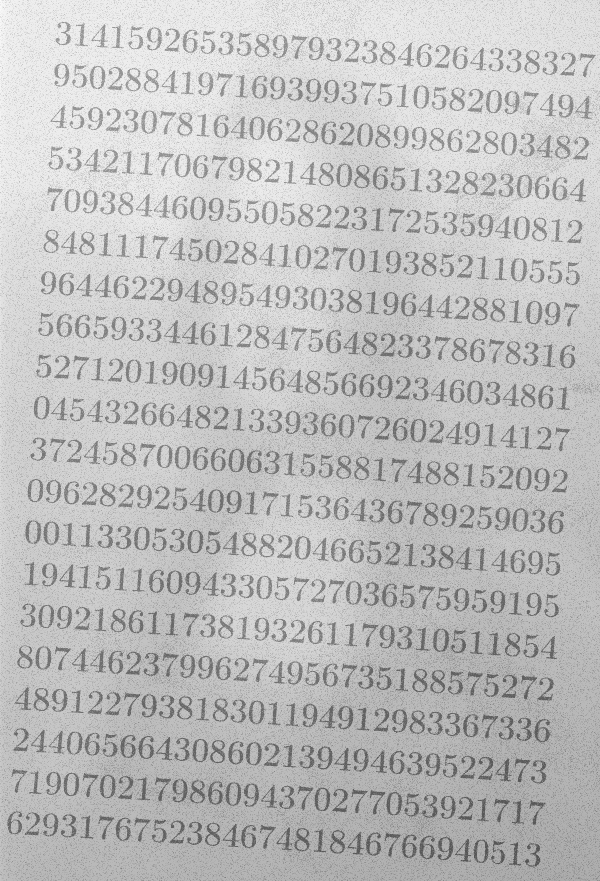
%> input picture flou_test.png, 600 x 881 px, given in place of circles.png, which was not available
$ octave exo2.m   (GNU Octave 9; MATLAB toolbox functions it lacks are replaced by stand-ins)
%> lines starting %> are read from the running program, lines starting %| are printed output that depends on the picture; in (x1, y1, x2, y2) boxes, pixels count from 0 and x2, y2 are one past the last pixel; in counts of white or black regions, pixels touching at a corner belong together; the program's own positions count from 1; pictures that were not available may be replaced by others from this repository, and a replacement may not be noted
I=imread("circles.png");
%> I is the input picture: size 881x600 uint8; min 85, max 251, mean 190.6
subplot(231);
imshow(I), title('Original')

se = strel('square', 3);
I1 = imdilate(I, se);

se = strel('square', 3);
I2 = imerode(I, se);

subplot(232);
imshow(I1 - I2), title('Square 3')

se = strel('square', 7);
I1 = imdilate(I, se);

se = strel('square', 7);
I2 = imerode(I, se);

subplot(233);
imshow(I1 - I2), title('Square 7')


se = strel('diamond', 1);
I1 = imdilate(I, se);

se = strel('diamond', 1);
I2 = imerode(I, se);

subplot(234);
imshow(I1 - I2), title('Diamond 1')

se = strel('diamond', 5);
I1 = imdilate(I, se);

se = strel('diamond', 5);
I2 = imerode(I, se);
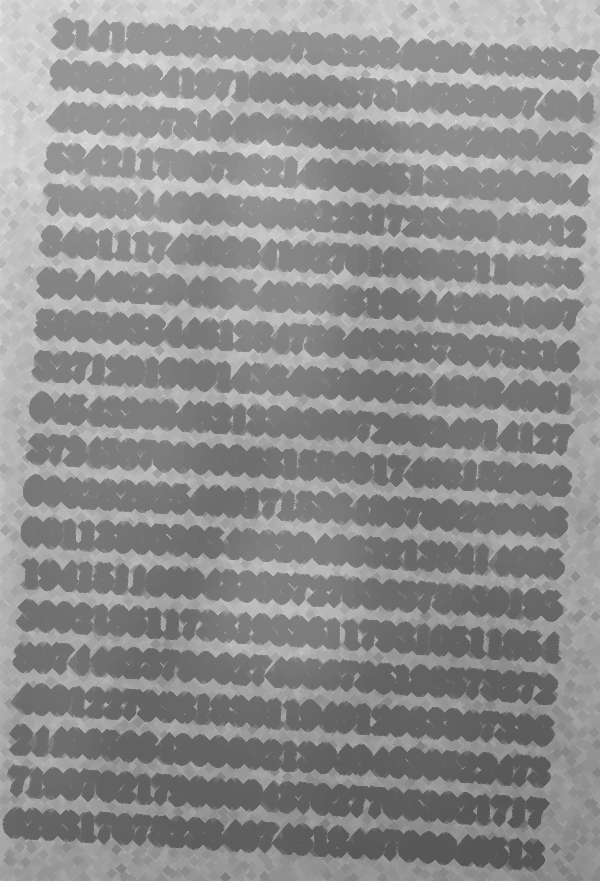
%> I2: size 881x600 uint8; min 85, max 232, mean 142.6

subplot(235);
imshow(I1 - I2), title('Diamond 5')
%> after `imshow(I1 - I2)`:
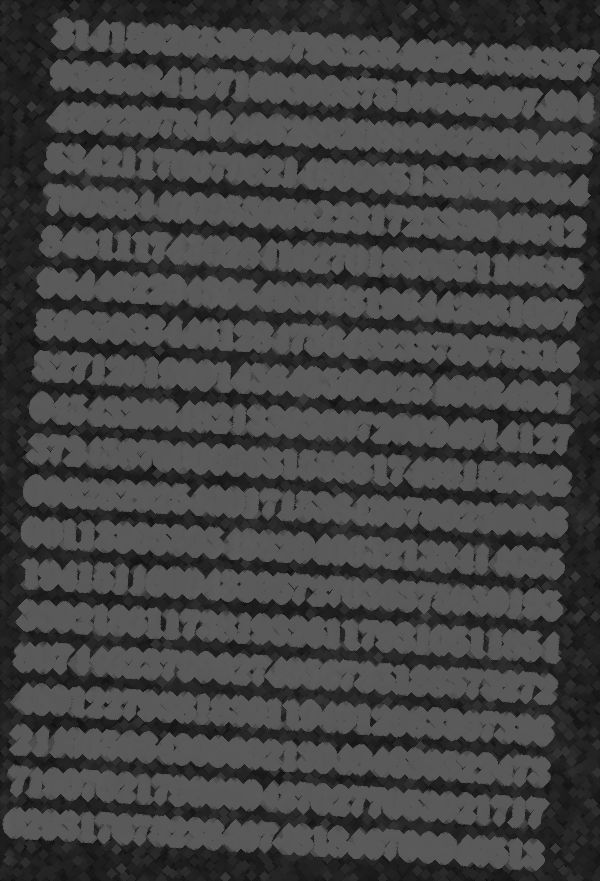
%> displayed picture: size 881x600, on the screen's scale of 0 to 255; min 13, max 96, mean 65.8

figure


I=imread("circles.png");
subplot(231);
imshow(I), title('Original')

Is = edge(I, 'sobel');
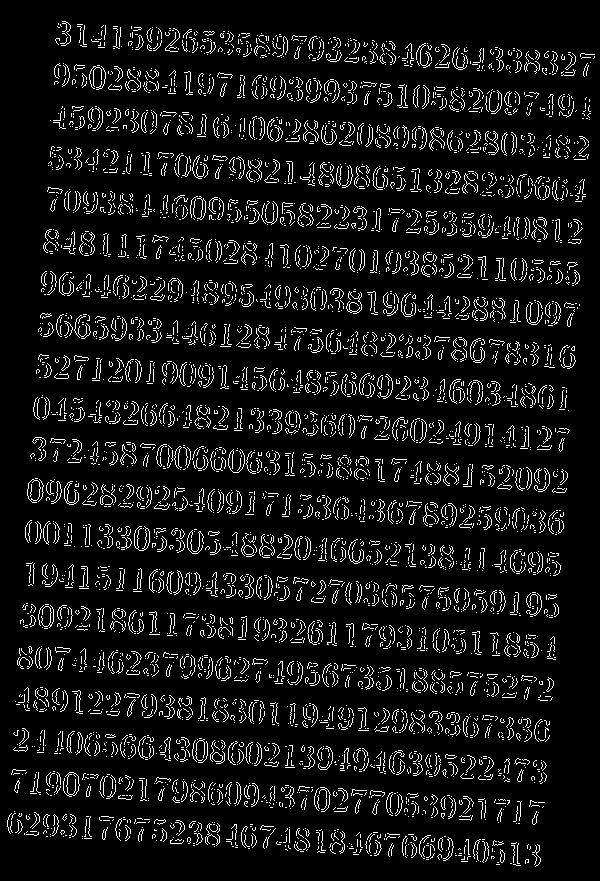
%> Is: size 881x600 logical; 8.2% white in thin lines or dots
Ip = edge(I, 'prewitt');
%> Ip: size 881x600 logical; 7.9% white in thin lines or dots
Ir = edge(I, 'roberts');
%> Ir: size 881x600 logical; 4.1% white in thin lines or dots
subplot(234), imshow(Is), title('Sobel')
subplot(235), imshow(Ip), title('Prewitt')
subplot(236), imshow(Ir), title('Roberts')


figure;

I=imread("cameraman.tif");
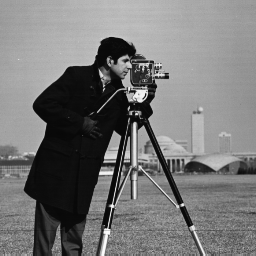
%> input picture cameraman.tif, 256 x 256 px
%> I is the input picture: size 256x256 uint8; min 7, max 253, mean 118.7
subplot(231);
imshow(I), title('Original')

se = strel('square', 3);
I1 = imdilate(I, se);
%> I1: size 256x256 uint8

se = strel('square', 3);
I2 = imerode(I, se);
%> I2: size 256x256 uint8

subplot(232);
imshow(I1 - I2), title('Square 3')

se = strel('square', 7);
I1 = imdilate(I, se);

se = strel('square', 7);
I2 = imerode(I, se);

subplot(233);
imshow(I1 - I2), title('Square 7')


se = strel('diamond', 1);
I1 = imdilate(I, se);

se = strel('diamond', 1);
I2 = imerode(I, se);

subplot(234);
imshow(I1 - I2), title('Diamond 1')

se = strel('diamond', 5);
I1 = imdilate(I, se);
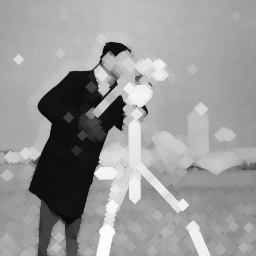
%> I1: size 256x256 uint8; min 9, max 253, mean 152.3

se = strel('diamond', 5);
I2 = imerode(I, se);

subplot(235);
imshow(I1 - I2), title('Diamond 5')
%> after `imshow(I1 - I2)`:
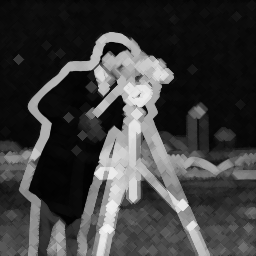
%> displayed picture: size 256x256, on the screen's scale of 0 to 255; min 1, max 243, mean 62.2

figure


I=imread("cameraman.tif");
subplot(231);
imshow(I), title('Original')

Is = edge(I, 'sobel');
%> Is: size 256x256 logical; 3.8% white in thin lines or dots, all inside (x1, y1, x2, y2) = (8, 36, 256, 256)
Ip = edge(I, 'prewitt');
%> Ip: size 256x256 logical; 3.8% white in thin lines or dots, all inside (x1, y1, x2, y2) = (8, 37, 256, 256)
Ir = edge(I, 'roberts');
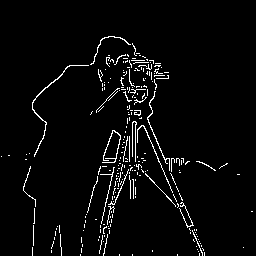
%> Ir: size 256x256 logical; 3.6% white in thin lines or dots, all inside (x1, y1, x2, y2) = (1, 36, 253, 256)
subplot(234), imshow(Is), title('Sobel')
subplot(235), imshow(Ip), title('Prewitt')
subplot(236), imshow(Ir), title('Roberts')
